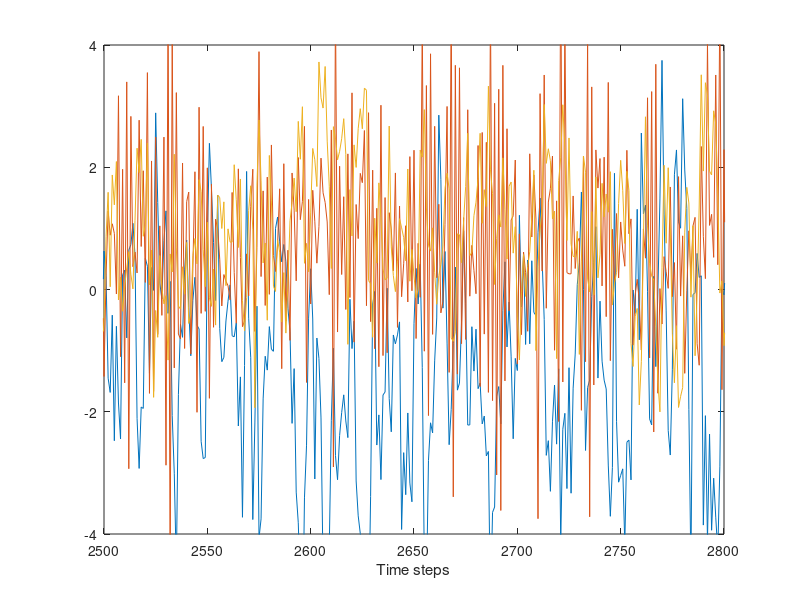

Write MATLAB code to recreate this figure. (Note: this script raises an error after producing the figure.)
%%
clc;
clear all;
%%
% Generate a VAR(3) process with the following coefficients
%
% A0 = [a10, a20, a30]';
%
% A = (a_ij) = [a11   a12   a13
%	        a21   a22   a23
%		a31   a32   a33];
%
% B = [b1 b2 b3]';
%
%
% x3 as a confounder
%             x3
%       x1           x2
%
% x3-->x1,   x3-->x2,   no other causality exists
%

  
  A = [ 0.4   0   -0.8 
        0    -0.8  0.7
        0     0    0.5];

  B  = [1 0 0
	0 1 0
	0 0 1];

  A0 = [0.1  0.7  0.5]';
% A0 = [0  0  0]';

nm = 10000;


Xn = randn(3,1);	% random initialization

for n = 1 : nm,
 	x1(n,1) = Xn(1);
 	x2(n,1) = Xn(2);
	x3(n,1) = Xn(3);
    e = randn(3,1);
    Xn1 = A0 + A * Xn + B * e;
    Xn = Xn1;
end



figure(1)
clf
plot([x1 x2 x3])
axis([2500 2800 -4 4])
xlabel('Time steps')
%print -depsc series.eps


 [T21, err90_21_normal, err95_21_normal, err99_21_normal] = multi_causality_est([x1 x2 x3], 1);
 [T12, err90_12_normal, err95_12_normal, err99_12_normal] = multi_causality_est([x2 x1 x3], 1);
 [T23, err90_23_normal, err95_23_normal, err99_23_normal] = multi_causality_est([x3 x2 x1], 1);
 [T32, err90_32_normal, err95_32_normal, err99_32_normal] = multi_causality_est([x2 x3 x1], 1);
 [T13, err90_13_normal, err95_13_normal, err99_13_normal] = multi_causality_est([x3 x1 x2], 1);
 [T31, err90_31_normal, err95_31_normal, err99_31_normal] = multi_causality_est([x1 x3 x2], 1);


TTT_normal = ...
[0  T21 T31 
 T12 0 T32 
 T13 T23 0]; 

err_normal = ...
[0  err99_21_normal err99_31_normal 
 err99_12_normal 0 err99_32_normal 
err99_13_normal err99_23_normal 0];
 

fprintf('T = \n');
fprintf('[  \\   T2->1  T3->1\n');
fprintf(' T1->2   \\    T3->2\n');
fprintf(' T1->3  T2->3     \\] = \n');
fprintf('                       %5.4f  %5.4f  %5.4f \n', TTT_normal') 
	% To match the above TTT, the printed version shoould be TTT'.
	% That is to say, shown here is actually the real TTT 
fprintf('err99 =\n');
fprintf('%5.4f  %5.4f  %5.4f \n', err_normal') 


%fid = fopen('T_noise.dat', 'w');
%fprintf(fid, '%6.3f  %6.3f  %6.3f \n', TTT');
%	% this saved T.dat is actually the matrix TTT
%fclose(fid);
%
%fid1 = fopen('err_noise.dat', 'w');
%fprintf(fid1, '%6.3f  %6.3f  %6.3f\n', err');
%fclose(fid1);
%



% If binarized
 for n=1:nm,
     if x1(n,1)>0, x1(n,1)=1; else, x1(n,1)=0; end
     if x2(n,1)>0, x2(n,1)=1; else, x2(n,1)=0; end
     if x3(n,1)>0, x3(n,1)=1; else, x3(n,1)=0; end
 end



figure(2)
clf
plot([x1 x2 x3])
axis([2000 2100 0 1])
xlabel('Time steps')
title('Bindarized series')
%print -depsc series_binarized.eps


 [T21, err90_21_binary, err95_21_binary, err99_21_binary] = multi_causality_est([x1 x2 x3], 1);
 [T12, err90_12_binary, err95_12_binary, err99_12_binary] = multi_causality_est([x2 x1 x3], 1);
 [T23, err90_23_binary, err95_23_binary, err99_23_binary] = multi_causality_est([x3 x2 x1], 1);
 [T32, err90_32_binary, err95_32_binary, err99_32_binary] = multi_causality_est([x2 x3 x1], 1);
 [T13, err90_13_binary, err95_13_binary, err99_13_binary] = multi_causality_est([x3 x1 x2], 1);
 [T31, err90_31_binary, err95_31_binary, err99_31_binary] = multi_causality_est([x1 x3 x2], 1);


TTT_binary = ...
[0  T21 T31 
 T12 0 T32 
 T13 T23 0]; 

err_binary = ...
[0  err99_21_binary err99_31_binary 
 err99_12_binary 0 err99_32_binary 
err99_13_binary err99_23_binary 0];


fprintf('\n\n\n If the series are binarized, then\n');
fprintf('T_binary = \n');
fprintf('[  \\   T2->1  T3->1\n');
fprintf(' T1->2   \\    T3->2\n');
fprintf(' T1->3  T2->3     \\] = \n');
fprintf('                       %5.4f  %5.4f  %5.4f \n', TTT_binary') 
	% To match the above TTT, the printed version shoould be TTT'.
	% That is to say, shown here is actually the real TTT 
fprintf('err99_binary =\n');
fprintf('%5.4f  %5.4f  %5.4f \n', err_binary') 


%fid = fopen('T_noise.dat', 'w');
%fprintf(fid, '%6.3f  %6.3f  %6.3f \n', TTT');
%	% this saved T.dat is actually the matrix TTT
%fclose(fid);
 
%fid1 = fopen('err_noise.dat', 'w');
%fprintf(fid1, '%6.3f  %6.3f  %6.3f\n', err');
%fclose(fid1);


